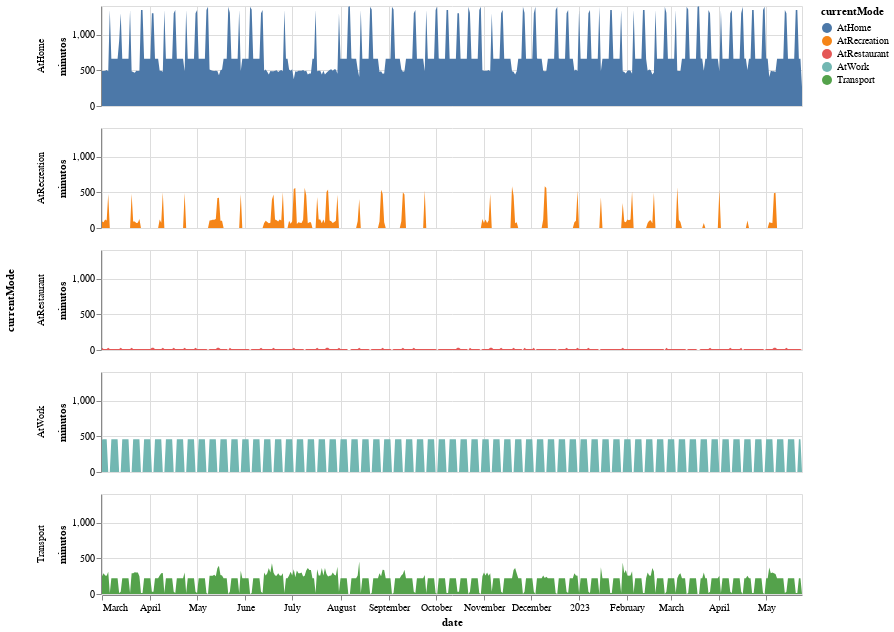

The cell this chart's notebook holds for it:
### Code cell
source = aux

alt.Chart(source).transform_filter(
    alt.datum.symbol != 'GOOG'
).mark_area().encode(
    x='date:T',
    y='minutos:Q',
    color='currentMode:N',
    row=alt.Row('currentMode:N')
).properties(height=100, width=700)

### Figure 1 — Vega-Lite specification as saved in the notebook (floating-point values rounded to 4 significant figures; data arrays with more than 128 entries replaced by an {"elided": "..."} marker saying what was removed)
{"config": {"view": {"continuousWidth": 400, "continuousHeight": 300}}, "data": {"name": "data-5376fe8e883b47d45b51d95d205c2b72"}, "mark": "area", "encoding": {"color": {"field": "currentMode", "type": "nominal"}, "row": {"field": "currentMode", "type": "nominal"}, "x": {"field": "date", "type": "temporal"}, "y": {"field": "minutos", "type": "quantitative"}}, "height": 100, "transform": [{"filter": "(datum.symbol !== 'GOOG')"}], "width": 700, "$schema": "https://vega.github.io/schema/vega-lite/v4.17.0.json", "datasets": {"data-5376fe8e883b47d45b51d95d205c2b72": {"elided": "1745 records"}}}
